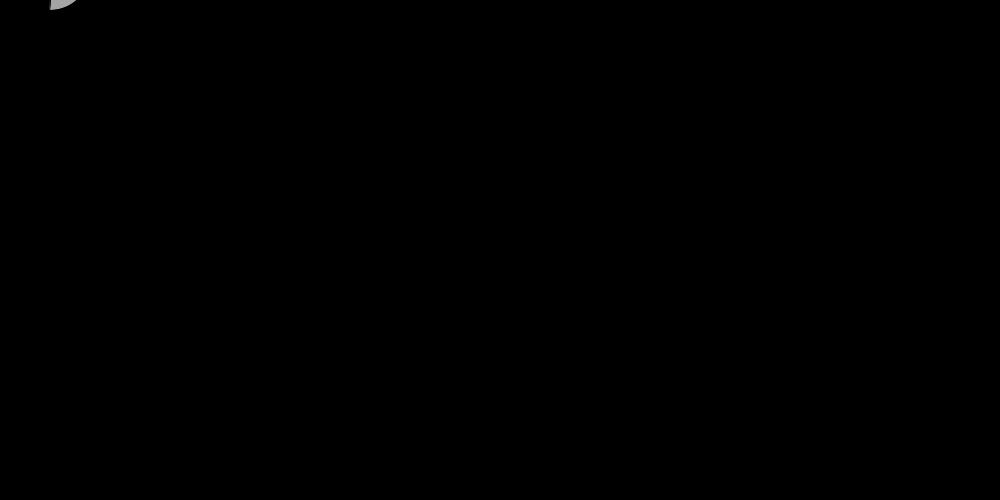
Frame 1 (no input)
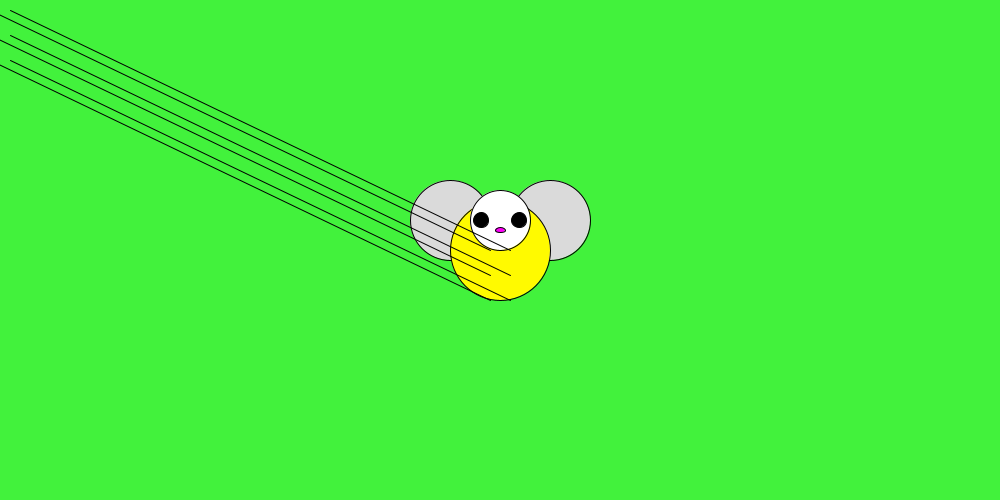
Frame 2 (the mouse pressed at the canvas centre, redrawn once)

The Processing sketch that drew these frames (run headless with seeded random() and noise(); the mouse was pressed at the canvas centre and the sketch redrawn once):

// Processing sketch: processing_5759
// ── processing_5759.pde

int a;
int r;
int g;
int b;

void setup() {
  size(1000, 500);
  noLoop();
}

float x = 0;

void draw() {
  background(r,g,b);
  x = x + .1;
  if (x > width) {
    x = 0;
  }
  
   a=int(random(0,255));
   
// Flügel
  stroke(0);
  fill(a);
  ellipse(mouseX-50,mouseY-30,80,80);
  ellipse(mouseX+50,mouseY-30,80,80);
// Körper
  stroke(0);
  fill(mouseX,mouseY,0);
  ellipse(mouseX,mouseY,100,100);
// Kopf
  stroke(0);
  fill(255);
  ellipse(mouseX,mouseY-30,60,60);
// Augen
  fill(0);
  ellipse(mouseX-19,mouseY-30,15,15);
  ellipse(mouseX+19,mouseY-30,15,15);
//Nase
    fill(mouseX, 0, mouseY);
    ellipse(mouseX,mouseY-20,10,5);
//Arme  
  stroke (0);
  line(mouseX-10,mouseY,pmouseX-10,pmouseY+10);
  line(mouseX+10,mouseY,pmouseX+10,pmouseY+10);
//Arme mitte 
  stroke (0);
  line(mouseX-10,mouseY+25,pmouseX-10,pmouseY+35);
  line(mouseX+10,mouseY+25,pmouseX+10,pmouseY+35);
// Beine
  stroke(0);
  line(mouseX-10,mouseY+50,pmouseX-10,pmouseY+60);
  line(mouseX+10,mouseY+50,pmouseX+10,pmouseY+60);
}

void mousePressed() {
  loop();
    r=int(random(0,255));
    g=int(random(0,255));
    b=int(random(0,255));
}

void mouseReleased() {
  noLoop();
}
